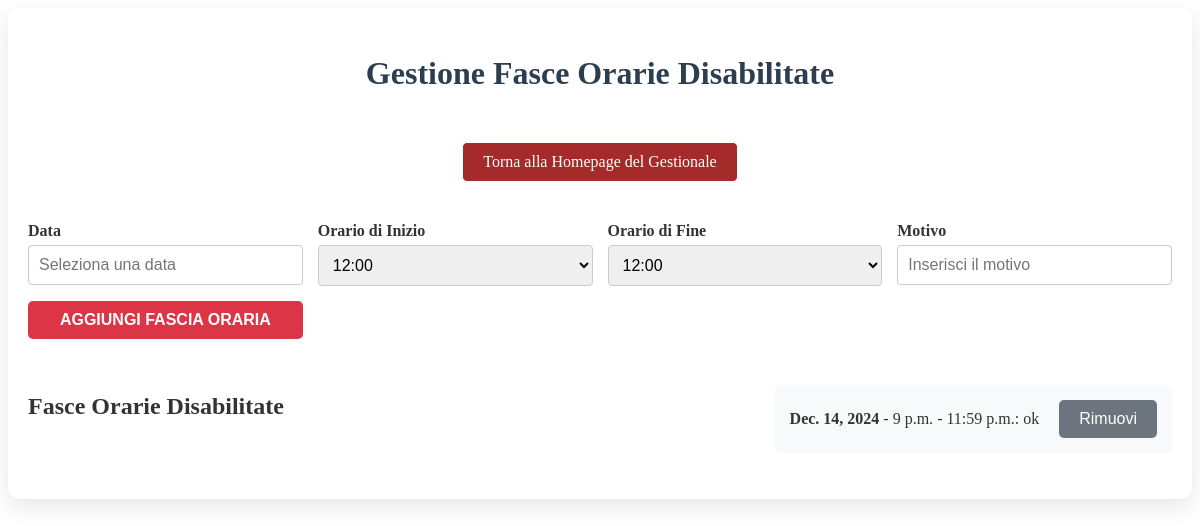
Before: /gestionale/manage-disabled-time-slots/ (signed in) with the older database file.
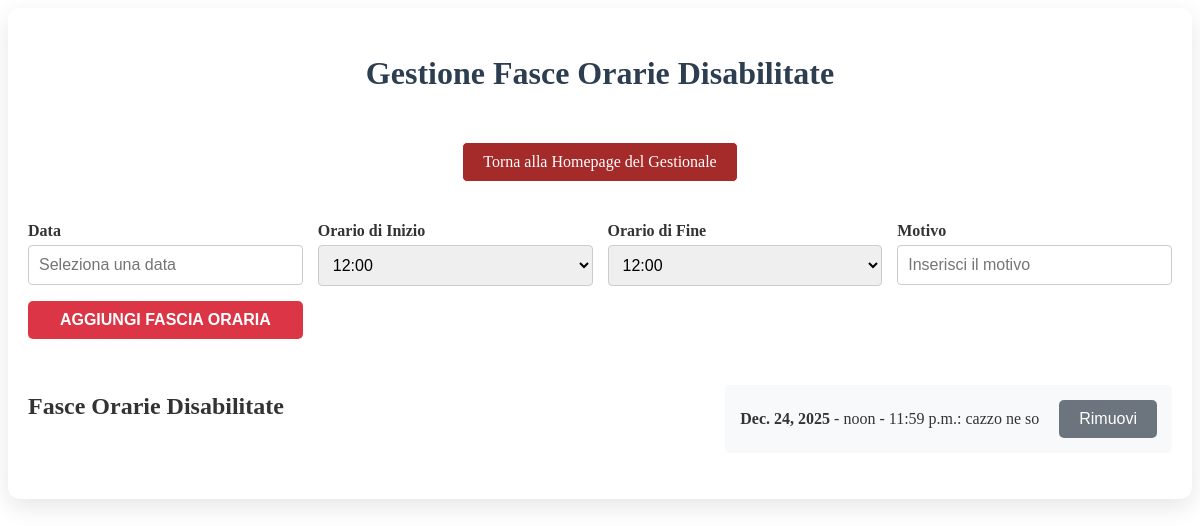
After: the same page with the newer database file.
### gestionale/models.py (models this page shows, shortened)
class DisabledTimeSlot(models.Model):
    date = models.DateField()
    start_time = models.TimeField()
    end_time = models.TimeField()
    reason = models.CharField(max_length=255, blank=True, null=True)

### gestionale/views.py (the view)
# urls.py: path('manage-disabled-time-slots/', views.manage_disabled_time_slots, name='manage_disabled_time_slots'),
@login_required
def manage_disabled_time_slots(request):
    time_slots = [
        "12:00", "12:30", "13:00", "13:30", "14:00",
        "19:00", "19:30", "20:00", "20:30", "21:00",
        "21:30", "22:00", "22:30", "23:00", "23:59"
    ]
    if request.method == "POST":
        form = DisabledTimeSlotForm(request.POST)
        if form.is_valid():
            form.save()
            return redirect('gestionale:manage_disabled_time_slots')
    else:
        form = DisabledTimeSlotForm()
    disabled_time_slots = DisabledTimeSlot.objects.all()
    return render(request, 'gestionale/manage_disabled_time_slots.html', {
        'form': form,
        'disabled_time_slots': disabled_time_slots,
        'time_slots': time_slots,  # Passa gli orari preimpostati al template
    })

### gestionale/form.py
class DisabledTimeSlotForm(forms.ModelForm):
    class Meta:
        model = DisabledTimeSlot
        fields = ['date', 'start_time', 'end_time', 'reason']
        widgets = {
            'date': forms.DateInput(attrs={'type': 'date', 'class': 'form-control'}),
            'start_time': forms.TimeInput(attrs={'type': 'time', 'class': 'form-control'}),
            'end_time': forms.TimeInput(attrs={'type': 'time', 'class': 'form-control'}),
            'reason': forms.TextInput(attrs={'class': 'form-control'}),
        }

### gestionale/templates/gestionale/manage_disabled_time_slots.html (shortened to what this page needs)
{% load static %}
<!DOCTYPE html>
<html lang="it">
<head>
    <link rel="stylesheet" href="{% static 'gestionale/prenotazioni.css' %}">
    <link rel="stylesheet" href="https://cdn.jsdelivr.net/npm/flatpickr/dist/flatpickr.min.css">
</head>
<body>
    <div class="reservation-container">
        <h2>Gestione Fasce Orarie Disabilitate</h2>
        <div class="navigation-container">
            <a href="{% url 'gestionale:gestionale' %}" class="back-to-home">Torna alla Homepage del Gestionale</a>
        </div>
        <form method="post" class="date-selector-form">
            <div class="form-group">
                <label for="id_date"><strong>Data</strong></label>
                <input type="text" id="id_date" name="date" placeholder="Seleziona una data" required>
            </div>
            <div class="form-group">
                <label for="id_start_time"><strong>Orario di Inizio</strong></label>
                <select id="id_start_time" name="start_time" class="time-dropdown" required>
                    {% for time in time_slots %}
                        <option value="{{ time }}">{{ time }}</option>
                    {% endfor %}
                </select>
            </div>
            <div class="form-group">
                <label for="id_end_time"><strong>Orario di Fine</strong></label>
                <select id="id_end_time" name="end_time" class="time-dropdown" required>
                    {% for time in time_slots %}
                        <option value="{{ time }}">{{ time }}</option>
                    {% endfor %}
                </select>
            </div>
            <div class="form-group">
                <label for="id_reason"><strong>Motivo</strong></label>
                <input type="text" id="id_reason" name="reason" placeholder="Inserisci il motivo" required>
            </div>
            <div class="form-group submit-group">
                <button type="submit" class="btn btn-danger">Aggiungi Fascia Oraria</button>
            </div>
        </form>
        <div class="reservation-list">
            <h3>Fasce Orarie Disabilitate</h3>
            <ul>
                {% for slot in disabled_time_slots %}
                    <li>
                        <span><strong>{{ slot.date }}</strong> - {{ slot.start_time }} - {{ slot.end_time }}: {{ slot.reason }}</span>
                        <form method="post" action="{% url 'gestionale:delete_disabled_time_slot' slot.pk %}">
                            <button type="submit" class="btn btn-secondary">Rimuovi</button>
                        </form>
                    </li>
                {% empty %}
                    <li class="no-reservation">Nessuna fascia oraria disabilitata</li>
                {% endfor %}
            </ul>
        </div>
    </div>
</body>
</html>

Changed rows visible on the page:
removed DisabledTimeSlot: date "Dec. 14, 2024", start_time "9 p.m.", end_time "11:59 p.m.", reason "ok"
added DisabledTimeSlot: date "Dec. 24, 2025", start_time "noon", end_time "11:59 p.m.", reason "cazzo ne so"
